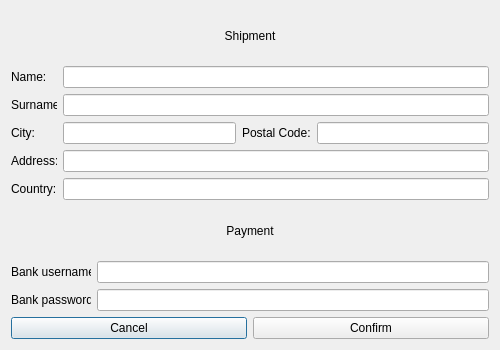
<?xml version="1.0" encoding="UTF-8"?>
<ui version="4.0">
 <class>OrderDetailsWindow</class>
 <widget class="QDialog" name="OrderDetailsWindow">
  <property name="geometry">
   <rect>
    <x>0</x>
    <y>0</y>
    <width>500</width>
    <height>350</height>
   </rect>
  </property>
  <property name="minimumSize">
   <size>
    <width>500</width>
    <height>350</height>
   </size>
  </property>
  <property name="maximumSize">
   <size>
    <width>500</width>
    <height>350</height>
   </size>
  </property>
  <property name="windowTitle">
   <string>XKOMX</string>
  </property>
  <layout class="QVBoxLayout" name="verticalLayout">
   <item>
    <widget class="QLabel" name="label">
     <property name="text">
      <string>Shipment</string>
     </property>
     <property name="alignment">
      <set>Qt::AlignCenter</set>
     </property>
    </widget>
   </item>
   <item>
    <layout class="QHBoxLayout" name="horizontalLayout">
     <item>
      <widget class="QLabel" name="lbName">
       <property name="minimumSize">
        <size>
         <width>46</width>
         <height>0</height>
        </size>
       </property>
       <property name="maximumSize">
        <size>
         <width>46</width>
         <height>16777215</height>
        </size>
       </property>
       <property name="text">
        <string>Name:</string>
       </property>
      </widget>
     </item>
     <item>
      <widget class="QLineEdit" name="leName"/>
     </item>
    </layout>
   </item>
   <item>
    <layout class="QHBoxLayout" name="horizontalLayout_2">
     <item>
      <widget class="QLabel" name="lbSurname">
       <property name="minimumSize">
        <size>
         <width>46</width>
         <height>0</height>
        </size>
       </property>
       <property name="maximumSize">
        <size>
         <width>46</width>
         <height>16777215</height>
        </size>
       </property>
       <property name="text">
        <string>Surname:</string>
       </property>
      </widget>
     </item>
     <item>
      <widget class="QLineEdit" name="leSurname"/>
     </item>
    </layout>
   </item>
   <item>
    <layout class="QHBoxLayout" name="horizontalLayout_3">
     <item>
      <widget class="QLabel" name="lbCity">
       <property name="minimumSize">
        <size>
         <width>46</width>
         <height>0</height>
        </size>
       </property>
       <property name="maximumSize">
        <size>
         <width>46</width>
         <height>16777215</height>
        </size>
       </property>
       <property name="text">
        <string>City:</string>
       </property>
      </widget>
     </item>
     <item>
      <widget class="QLineEdit" name="leCity"/>
     </item>
     <item>
      <widget class="QLabel" name="lbPostalcode">
       <property name="minimumSize">
        <size>
         <width>46</width>
         <height>0</height>
        </size>
       </property>
       <property name="text">
        <string>Postal Code:</string>
       </property>
      </widget>
     </item>
     <item>
      <widget class="QLineEdit" name="lePostalCode"/>
     </item>
    </layout>
   </item>
   <item>
    <layout class="QHBoxLayout" name="horizontalLayout_4">
     <item>
      <widget class="QLabel" name="lbAddress">
       <property name="minimumSize">
        <size>
         <width>46</width>
         <height>0</height>
        </size>
       </property>
       <property name="maximumSize">
        <size>
         <width>46</width>
         <height>16777215</height>
        </size>
       </property>
       <property name="text">
        <string>Address:</string>
       </property>
      </widget>
     </item>
     <item>
      <widget class="QLineEdit" name="leAddress"/>
     </item>
    </layout>
   </item>
   <item>
    <layout class="QHBoxLayout" name="horizontalLayout_5">
     <item>
      <widget class="QLabel" name="lbCountry">
       <property name="minimumSize">
        <size>
         <width>46</width>
         <height>0</height>
        </size>
       </property>
       <property name="maximumSize">
        <size>
         <width>46</width>
         <height>16777215</height>
        </size>
       </property>
       <property name="text">
        <string>Country:</string>
       </property>
      </widget>
     </item>
     <item>
      <widget class="QLineEdit" name="leCountry"/>
     </item>
    </layout>
   </item>
   <item>
    <widget class="QLabel" name="label_2">
     <property name="text">
      <string>Payment</string>
     </property>
     <property name="alignment">
      <set>Qt::AlignCenter</set>
     </property>
    </widget>
   </item>
   <item>
    <layout class="QHBoxLayout" name="horizontalLayout_6">
     <item>
      <widget class="QLabel" name="label_3">
       <property name="minimumSize">
        <size>
         <width>80</width>
         <height>0</height>
        </size>
       </property>
       <property name="maximumSize">
        <size>
         <width>80</width>
         <height>16777215</height>
        </size>
       </property>
       <property name="text">
        <string>Bank username:</string>
       </property>
      </widget>
     </item>
     <item>
      <widget class="QLineEdit" name="leBankUsername"/>
     </item>
    </layout>
   </item>
   <item>
    <layout class="QHBoxLayout" name="horizontalLayout_7">
     <item>
      <widget class="QLabel" name="label_4">
       <property name="minimumSize">
        <size>
         <width>80</width>
         <height>0</height>
        </size>
       </property>
       <property name="maximumSize">
        <size>
         <width>80</width>
         <height>16777215</height>
        </size>
       </property>
       <property name="text">
        <string>Bank password:</string>
       </property>
      </widget>
     </item>
     <item>
      <widget class="QLineEdit" name="leBankPassword">
       <property name="echoMode">
        <enum>QLineEdit::Password</enum>
       </property>
      </widget>
     </item>
    </layout>
   </item>
   <item>
    <layout class="QHBoxLayout" name="horizontalLayout_8">
     <item>
      <widget class="QPushButton" name="btnCancel">
       <property name="text">
        <string>Cancel</string>
       </property>
      </widget>
     </item>
     <item>
      <widget class="QPushButton" name="btnConfirm">
       <property name="text">
        <string>Confirm</string>
       </property>
      </widget>
     </item>
    </layout>
   </item>
  </layout>
 </widget>
 <resources/>
 <connections/>
</ui>
